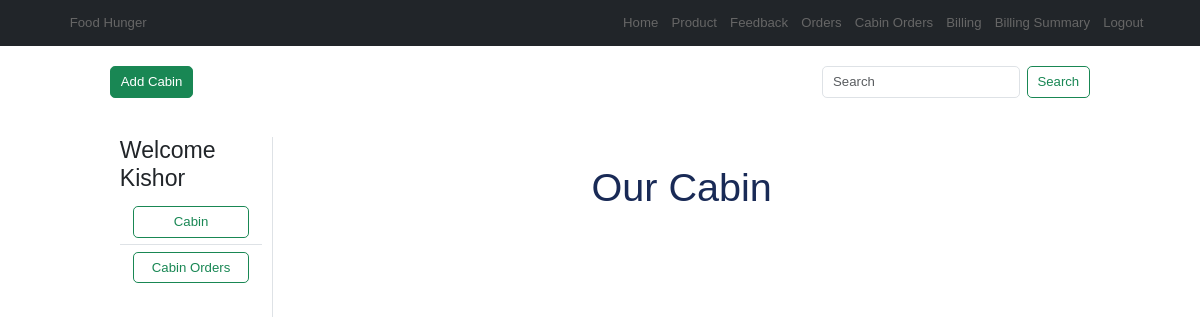
Page /inventory/cabin/ (signed in) on the earlier database version.
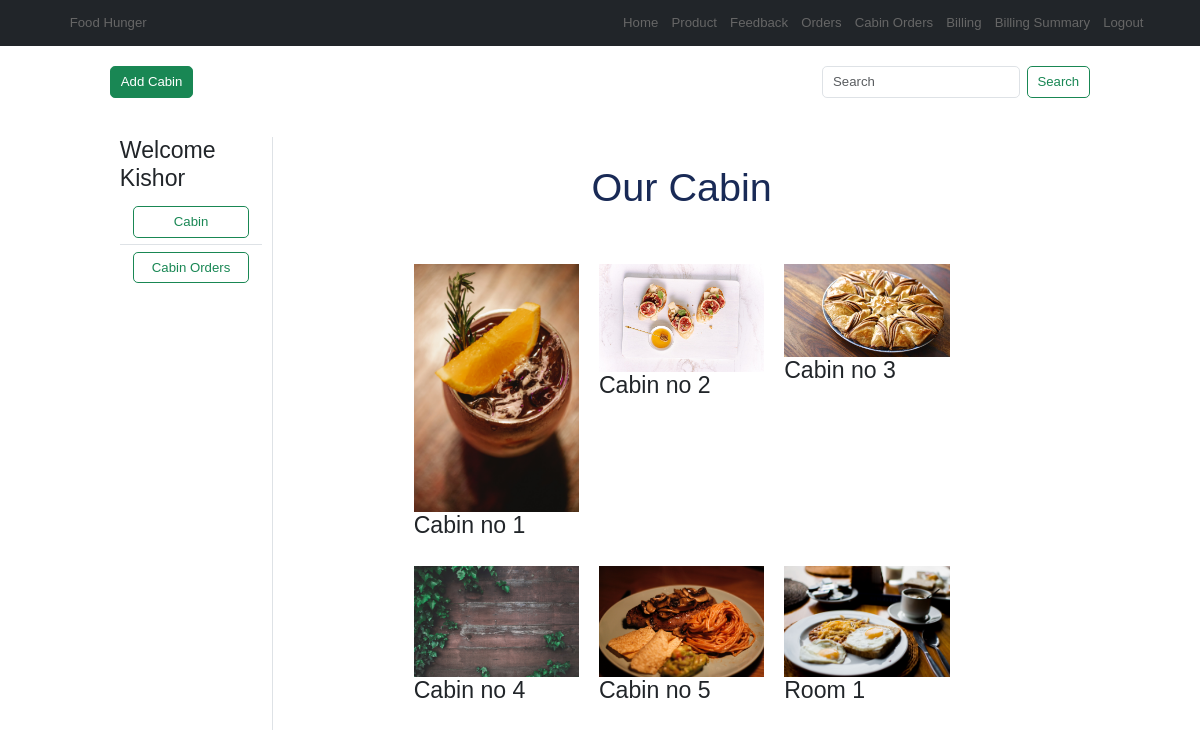
Same page on the later database version.
### inventory/models.py (models this page shows, shortened)
class Cabin(models.Model):
    cabinnumber = models.CharField(max_length=200)
    photo = models.ImageField(upload_to="cabinimage")
    date = models.DateTimeField(auto_now_add=True)

### inventory/views.py (the view)
# urls.py: path("cabin/", cabins, name = "cabin"),
@login_required
def cabins(request):
    cabins = Cabin.objects.all()
    return render(request, "inventory/cabins.html", locals())

### inventory/templates/inventory/cabins.html (shortened to what this page needs)
{% extends "inventory/layout.html" %}
{% block content %}
<div class="d-flex justify-content-between">
    <div>
        <div class="form-group pt-4">
            <button class="btn btn-success" onclick="openNewPage()">Add Cabin</button>
        </div>
    </div>
    <div>
        <br>
        <form class="d-flex" method="GET" action="{% url 'searchproduct' %}">
            <input class="form-control me-2" type="search" placeholder="Search" aria-label="Search" name="searchproduct">
            <button class="btn btn-outline-success" type="submit">Search</button>
        </form>
    </div>
</div>
<div class="container my-5">
    <div class="row">
        <div class="col-sm-2 border-end card-body-animation-left">
            <h3>Welcome <span class="text-capitalize">{{request.user}}</span></h3>
            <ul class="list-group list-group-flush">
                <li class="list-group-item">
                    <a href="{% url 'cabin' %}" class="btn btn-outline-success w-100">
                        Cabin
                    </a>
                </li>
                <li class="list-group-item">
                    <a href="{% url 'ordercabin' %}" class="btn btn-outline-success w-100">
                        Cabin Orders
                    </a>
                </li>
            </ul>
        </div>
        <div class="col-sm-10">
          <section class="gallery" id="gallery">
              <h1 class="heading text-center">Our Cabin</h1><br>
              <section class="gallery" id="gallery">
                <div class="row row-cols-1 row-cols-md-3">
                    {% for cabin in cabins %}
                    <div class="col mb-4">
                        <div class="box" onclick="window.location = '{% url 'view_cabin' cabin.id %}'">
                            <img src="{{ cabin.photo.url }}" alt="{{ cabin.cabinnumber }}" class="img-fluid custom-image">
                            <div class="content">
                                <h3>{{ cabin.cabinnumber }}</h3>
                            </div>
                        </div>
                    </div>
                    {% endfor %}
                </div>
            </section>
              </div>
      </div>
    </div>
</div>
{% endblock %}

Differences in the rows shown:
added Cabin: photo (picture), cabinnumber "Cabin no 1"
added Cabin: photo (picture), cabinnumber "Cabin no 2"
added Cabin: photo (picture), cabinnumber "Cabin no 3"
added Cabin: photo (picture), cabinnumber "Cabin no 4"
added Cabin: photo (picture), cabinnumber "Cabin no 5"
added Cabin: photo (picture), cabinnumber "Room 1"
